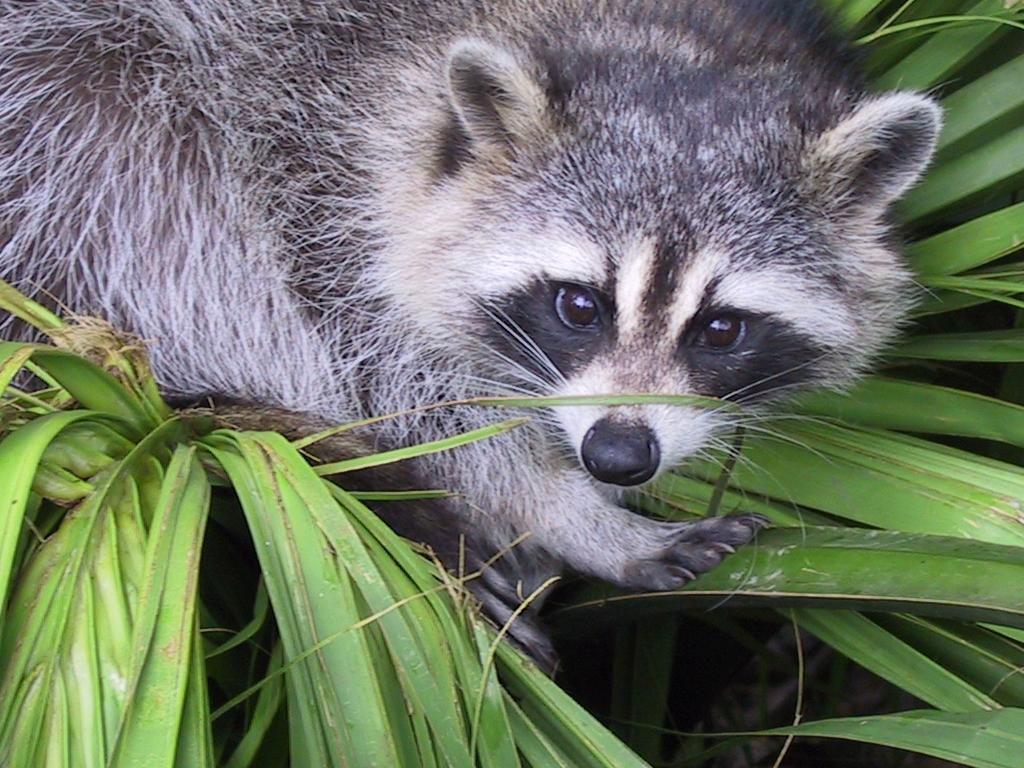
#> input picture Py01/ex03/animal.jpeg, 1024 x 768 px
$ python zoom.py
#> lines starting #> are read from the running program, lines starting #| are printed output that depends on the picture
### Py01/ex03/load_image.py
from PIL import Image, UnidentifiedImageError
from numpy import array


# [14 lines left out: function err_msg, not called in this run]


def ft_load(path: str) -> array:
    """Load an image.

    Parameters:
        path (str): path of the image.

    Return:
        array: Image Loaded as an Image.
    """
    try:
        assert isinstance(path, str), err_msg(1)
        img = Image.open(path)
        arr = array(img)
        print("The shape of image is:", arr.shape)
        return arr
    except AssertionError as msg:
        msg = str(msg)
        if msg:
            print(msg)
        return None
    except FileNotFoundError:
        print(err_msg(2))
        return None
    except UnidentifiedImageError:
        print(err_msg(3))
        return None

### Py01/ex03/zoom.py
from PIL import Image, ImageDraw, ImageFont
from load_image import ft_load
from numpy import array, apply_along_axis, uint8


def err_msg(err: int) -> str:
    """Return an error message.

    Parameters:
        err (int): Index of the error message.

    Return:
        str: Error Message
    """
    errs = ["Lists aren't the same size.",
            "Value aren't of the right type.",
            "List is None"]
    return errs[err]


def check_size(arr: list) -> bool:
    """
    Check if the lists are all the same size.

    Parameters:
        arr (list): list of list.

    Return:
        bool: True if all lists are the same size, else return False
    """
    if isinstance(arr[0], int) or isinstance(arr[0], float):
        return True
    ref_value: int = len(arr[0])
    try:
        for x in arr:
            assert len(x) == ref_value
    except AssertionError:
        return False
    return True


def slice_me(family: list, start: int, end: int) -> list:
    """Slice the given list

    Parameters:
        family (list):  List of list to slice.
        start (int):    Start of the slice.
        end (int):      End of the slice.

    Return:
        list: The sliced list.
    """
    try:
        assert isinstance(family, list), err_msg(1)
        assert check_size(family), err_msg(0)
        assert isinstance(start, int), err_msg(1)
        assert isinstance(end, int), err_msg(1)
        # print("My shape is :", (len(family), len(family[0])))
        arr = apply_along_axis(lambda f_arr: f_arr[slice(start, end)],
                               0, array(family))
        # [4 lines of commented-out code are left out]
        return arr.tolist()
    except AssertionError as msg:
        msg = str(msg)
        if msg:
            print(msg)
        return None


def get_coordinates(coord: int, axis: int) -> int:
    """Translate the coordinate

    Parameters:
        coord (int): Wanted coordinates.
        axis (int): Axis of the coordinate.

    Return:
        int: New coordinate.
    """
    return coord + (axis / 2).__floor__()


def ft_clamp(min_value: int, max_value: int, val: int) -> int:
    """Clamp a value.

    Parameters:
        min_value (int):    Minimum value.
        max_value (int):    Maximum value.
        val (int):          Actual Value.

    Return:
        int: Clamped value.
    """
    return max(min_value, min(val, max_value))


def get_zoom(coord: int, axis: int, zoom: int) -> tuple[int, int]:
    """Get the start position of the zoom.

    Parameters:
        coord (int):    Coordinates.
        axis (int):     Axis.
        zoom (int):     Zoom.

    Return:
        tuple[int, int]: Starting point of the zoom in X and Y axis.
    """
    zoom_ratio: int = (zoom / 2).__floor__()
    coordinate: int = get_coordinates(coord, axis)
    first: int = ft_clamp(0, axis, coordinate - zoom_ratio)
    second: int = ft_clamp(0, axis, coordinate + zoom_ratio)
    if coordinate < zoom_ratio:
        return first, first + zoom
    elif coordinate > axis - zoom_ratio:
        return second - zoom, second
    return first, second


def apply_axes_scaling(img: Image) -> Image:
    """Add scaling on the image.

    Parameters:
        img (Image): Base image.

    Return:
        Image: New image.
    """
    width, height = img.size
    margin = 30
    new_width = width + margin
    new_height = height + margin
    new_image = Image.new("RGB", (new_width, new_height), color="white")
    new_image.paste(img, (margin, 10))
    draw = ImageDraw.Draw(new_image)

    try:
        font = ImageFont.truetype("arial.ttf", 12)
    except OSError or ValueError:
        font = ImageFont.load_default()

        for x in range(0, width, 50):
            draw.line((x + margin, height + 10, x + margin, height + 15),
                      fill="black", width=1)
            draw.text((x + margin, height + 20), str(x), fill="black",
                      font=font)

        for y in range(0, height, 50):
            draw.line((25, y + 10, 30, y + 10), fill="black", width=1)
            draw.text((2, y + 2), str(y), fill="black", font=font)

    return new_image


def main():
    """main()"""
    try:
        arr = ft_load("./animal.jpeg")
#> in ft_load, img is the input picture: PIL image 1024x768 RGB; mean R, G, B 110.7, 117.7, 102.1
#| The shape of image is: (768, 1024, 3)
        assert arr is not None
        x_pos: int = 100
        y_pos: int = -100
        zoom_size = 400
        x_coords: tuple[int, int] = get_zoom(x_pos, len(arr[0]), zoom_size)
#> x_coords = (412, 812)
        y_coords: tuple[int, int] = get_zoom(y_pos, len(arr), zoom_size)
#> y_coords = (84, 484)
        print(arr)
#> (printed output is left out)
        new_arr: array = array(slice_me([slice_me([
            [x[2]] for x in array(y)], x_coords[0], x_coords[1])
            for y in arr], y_coords[0], y_coords[1])).astype(uint8)
#> in slice_me, `arr = apply_along_axis(lambda f_arr: f_arr[slice(start, end)], 0, arra..`: arr = 400 values, max 193 at index 112, min 53 at index 23, mean 113.4
#> the loop in check_size (call 2), `for x in arr:` made 1024 passes
#> x on passes 1 to 3: [99], [123], [144]
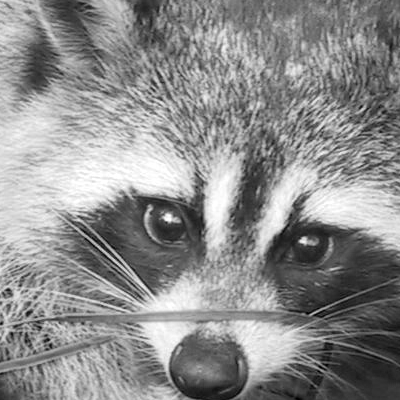
#> new_arr: shape (400, 400, 1); min 0, max 255, mean 140.9
        print("New shape after slicing:", new_arr.shape,
              "or", (len(new_arr), len(new_arr[0])))
#| New shape after slicing: (400, 400, 1) or (400, 400)
        img = apply_axes_scaling(Image.fromarray(new_arr.repeat(3, axis=2)))
#> in apply_axes_scaling, `new_image = Image.new("RGB", (new_width, new_height), color="white")`: new_image: PIL image 430x430 RGB; every value is 255
#> in apply_axes_scaling, `new_image.paste(img, (margin, 10))`:
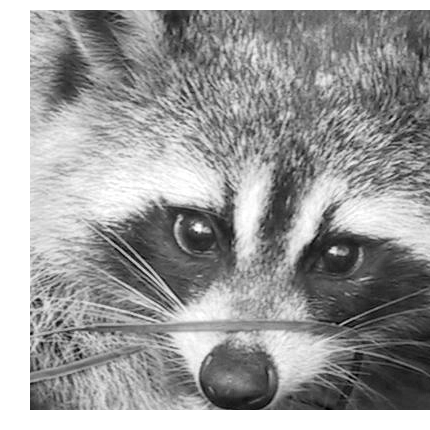
#> new_image: PIL image 430x430 RGB; min 0, max 255, mean 156.3
        img.show()
        print(new_arr)
#> (printed output is left out)
    except AssertionError:
        return


if __name__ == "__main__":
    main()
